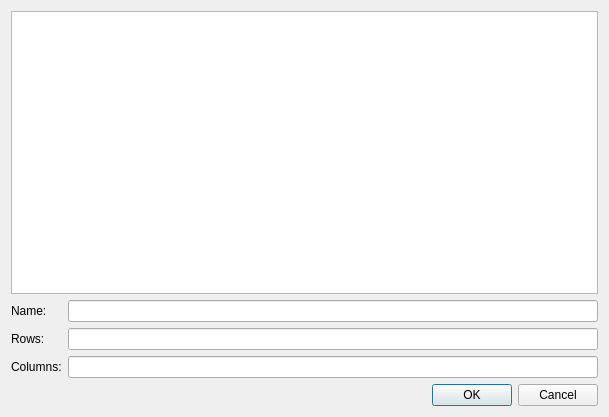
<?xml version="1.0" encoding="UTF-8"?>
<ui version="4.0">
 <class>Dialog</class>
 <widget class="QDialog" name="Dialog">
  <property name="geometry">
   <rect>
    <x>0</x>
    <y>0</y>
    <width>609</width>
    <height>417</height>
   </rect>
  </property>
  <property name="windowTitle">
   <string>Edit Table Template</string>
  </property>
  <layout class="QGridLayout" name="gridLayout">
   <item row="1" column="0">
    <widget class="QLabel" name="nameLbl">
     <property name="text">
      <string>Name:</string>
     </property>
    </widget>
   </item>
   <item row="4" column="0" colspan="2">
    <widget class="QDialogButtonBox" name="buttonBox">
     <property name="orientation">
      <enum>Qt::Horizontal</enum>
     </property>
     <property name="standardButtons">
      <set>QDialogButtonBox::Cancel|QDialogButtonBox::Ok</set>
     </property>
    </widget>
   </item>
   <item row="3" column="1">
    <widget class="QLineEdit" name="columnLine"/>
   </item>
   <item row="2" column="1">
    <widget class="QLineEdit" name="rowLine"/>
   </item>
   <item row="1" column="1">
    <widget class="QLineEdit" name="nameLine"/>
   </item>
   <item row="3" column="0">
    <widget class="QLabel" name="columnLbl">
     <property name="text">
      <string>Columns:</string>
     </property>
    </widget>
   </item>
   <item row="2" column="0">
    <widget class="QLabel" name="rowLbl">
     <property name="text">
      <string>Rows:</string>
     </property>
    </widget>
   </item>
   <item row="0" column="0" colspan="2">
    <widget class="QTableWidget" name="tableWidget">
     <property name="selectionMode">
      <enum>QAbstractItemView::NoSelection</enum>
     </property>
    </widget>
   </item>
  </layout>
 </widget>
 <resources/>
 <connections>
  <connection>
   <sender>buttonBox</sender>
   <signal>accepted()</signal>
   <receiver>Dialog</receiver>
   <slot>accept()</slot>
   <hints>
    <hint type="sourcelabel">
     <x>248</x>
     <y>254</y>
    </hint>
    <hint type="destinationlabel">
     <x>157</x>
     <y>274</y>
    </hint>
   </hints>
  </connection>
  <connection>
   <sender>buttonBox</sender>
   <signal>rejected()</signal>
   <receiver>Dialog</receiver>
   <slot>reject()</slot>
   <hints>
    <hint type="sourcelabel">
     <x>316</x>
     <y>260</y>
    </hint>
    <hint type="destinationlabel">
     <x>286</x>
     <y>274</y>
    </hint>
   </hints>
  </connection>
 </connections>
</ui>
